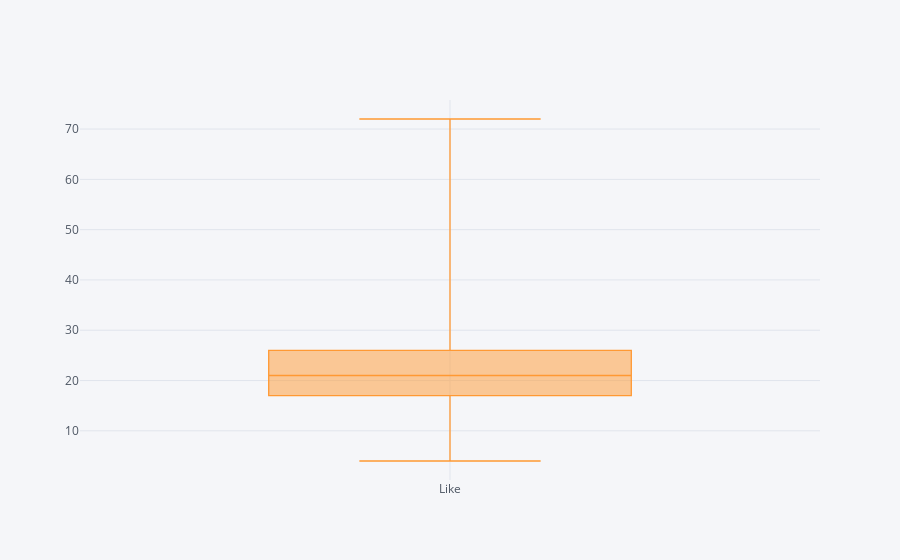

Notebook source saved alongside this figure:
### Code cell
df['Like'].iplot(kind = 'box')

### Figure 1 — Plotly figure (JSON) as saved in the notebook; plotly's stock layout.template omitted (floating-point values rounded to 4 significant figures; data arrays with more than 128 entries replaced by an {"elided": "..."} marker saying what was removed)
{"data": [{"boxpoints": false, "line": {"width": 1.3}, "marker": {"color": "rgba(255, 153, 51, 1.0)"}, "name": "Like", "orientation": "v", "type": "box", "y": {"elided": "202 int values"}}], "layout": {"legend": {"bgcolor": "#F5F6F9", "font": {"color": "#4D5663"}}, "paper_bgcolor": "#F5F6F9", "plot_bgcolor": "#F5F6F9", "title": {"font": {"color": "#4D5663"}}, "xaxis": {"gridcolor": "#E1E5ED", "showgrid": true, "tickfont": {"color": "#4D5663"}, "title": {"font": {"color": "#4D5663"}, "text": ""}, "zerolinecolor": "#E1E5ED"}, "yaxis": {"gridcolor": "#E1E5ED", "showgrid": true, "tickfont": {"color": "#4D5663"}, "title": {"font": {"color": "#4D5663"}, "text": ""}, "zerolinecolor": "#E1E5ED"}}}
